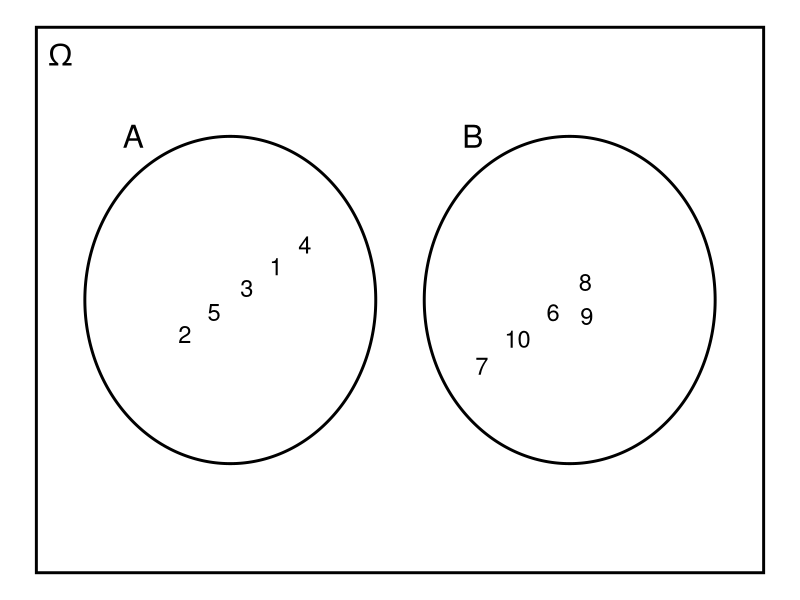
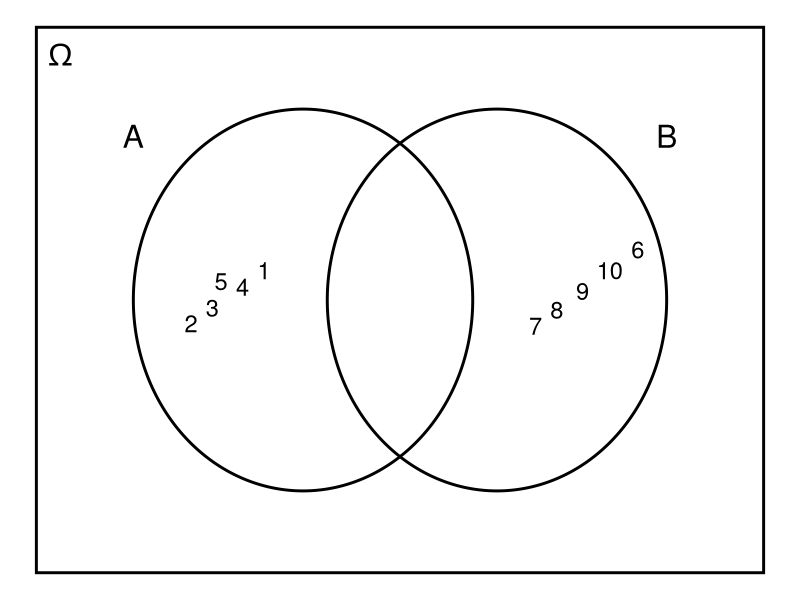
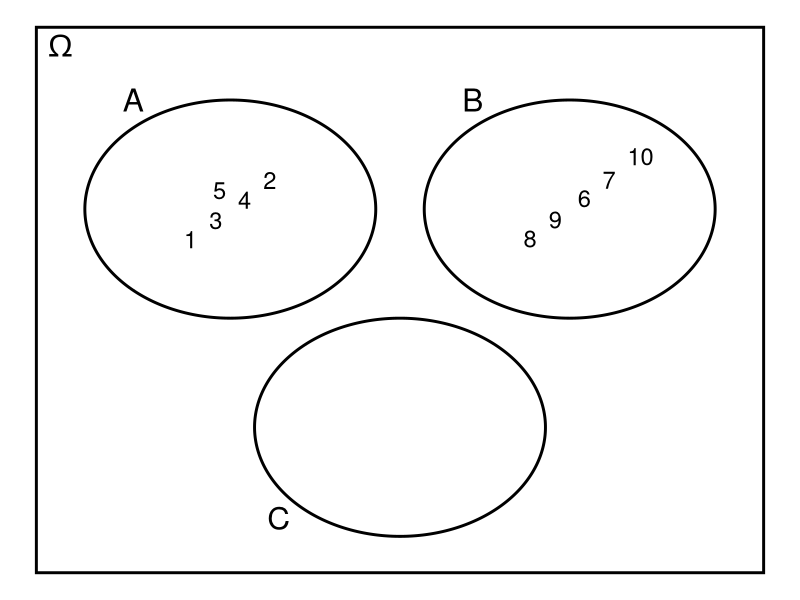

Reproduce these figures in R, in order.
## ---- chunk 1
knitr::opts_chunk$set(echo = TRUE)
## ---- chunk 2
library(ggplot2)
library(ggforce)
library(ggrepel)
options(ggrepel.max.overlaps = Inf)

a <- list(1, 2, 3, 4, 5)
b <- list(6, 7, 8, 9, 10)

ggplot() +
  geom_rect(aes(xmin=0, xmax=30, ymin=0, ymax=20), fill="white", color="black", size=1) +
  geom_circle(aes(x0 = 8, y0 = 10, r=6), size=1) +
  geom_circle(aes(x0 = 22, y0 = 10, r=6), size=1) +
  geom_text(aes(x=1, y=19, label='Omega'), size=8, parse = TRUE) +
  geom_text(aes(x=4, y=16, label='A'), size=8) +
  geom_text(aes(x=18, y=16, label='B'), size=8) +
  geom_text_repel(aes(x=8, y=10, label=a), size=6, segment.alpha=0, force=1,
                  box.padding=unit(0.4, 'lines'), nudge_x=0, nudge_y=0) +
  geom_text_repel(aes(x=22, y=10, label=b), size=6, segment.alpha=0, force=1,
                  box.padding=unit(0.4, 'lines')) +
  theme_void()
## ---- chunk 3
library(ggplot2)
library(ggforce)
library(ggrepel)
options(ggrepel.max.overlaps = Inf)

a <- list(1, 2, 3, 4, 5)
b <- list(6, 7, 8, 9, 10)

ggplot() + theme_void() +
  geom_rect(aes(xmin=0, xmax=30, ymin=0, ymax=20), fill="white", color="black", size=1) +
  geom_text(aes(x=1, y=19, label='Omega'), size=8, parse = TRUE) +
  geom_circle(aes(x0 = 11, y0 = 10, r=7), size=1) +
  geom_text(aes(x=4, y=16, label='A'), size=8) +
  geom_text_repel(aes(x=8, y=10, label=a), size=6, segment.alpha=0, force=1,
                  box.padding=unit(0.2, 'lines'), nudge_x=0, nudge_y=0) +
  geom_circle(aes(x0 = 19, y0 = 10, r=7), size=1) +
  geom_text(aes(x=26, y=16, label='B'), size=8) +
  geom_text_repel(aes(x=22, y=10, label=b), size=6, segment.alpha=0, force=1,
                  box.padding=unit(0.2, 'lines'))
## ---- chunk 4
library(ggplot2)
library(ggforce)
library(ggrepel)
options(ggrepel.max.overlaps = Inf)

a <- list(1, 2, 3, 4, 5)
b <- list(6, 7, 8, 9, 10)

ggplot() + theme_void() +
  geom_rect(aes(xmin=0, xmax=30, ymin=0, ymax=30), fill="white", color="black", size=1) +
  geom_text(aes(x=1, y=29, label='Omega'), size=8, parse = TRUE) +
  geom_circle(aes(x0 = 8, y0 = 20, r=6), size=1) +
  geom_text(aes(x=4, y=26, label='A'), size=8) +
  geom_text_repel(aes(x=8, y=20, label=a), size=6, segment.alpha=0, force=1,
                  box.padding=unit(0.3, 'lines'), nudge_x=0, nudge_y=0) +
  geom_circle(aes(x0 = 22, y0 = 20, r=6), size=1) +
  geom_text(aes(x=18, y=26, label='B'), size=8) +
  geom_text_repel(aes(x=22, y=20, label=b), size=6, segment.alpha=0, force=1,
                  box.padding=unit(0.3, 'lines')) +
  geom_circle(aes(x0 = 15, y0 = 8, r=6), size=1) +
  geom_text(aes(x=10, y=3, label='C'), size=8)
